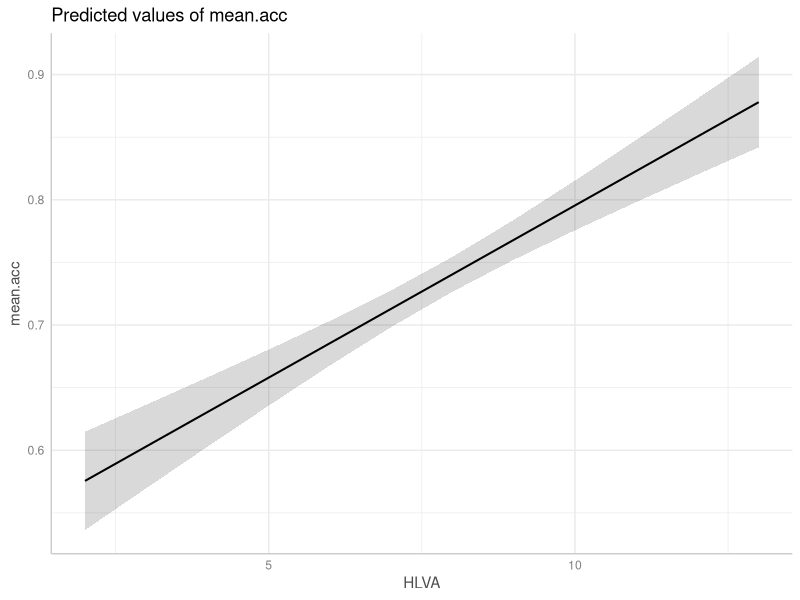
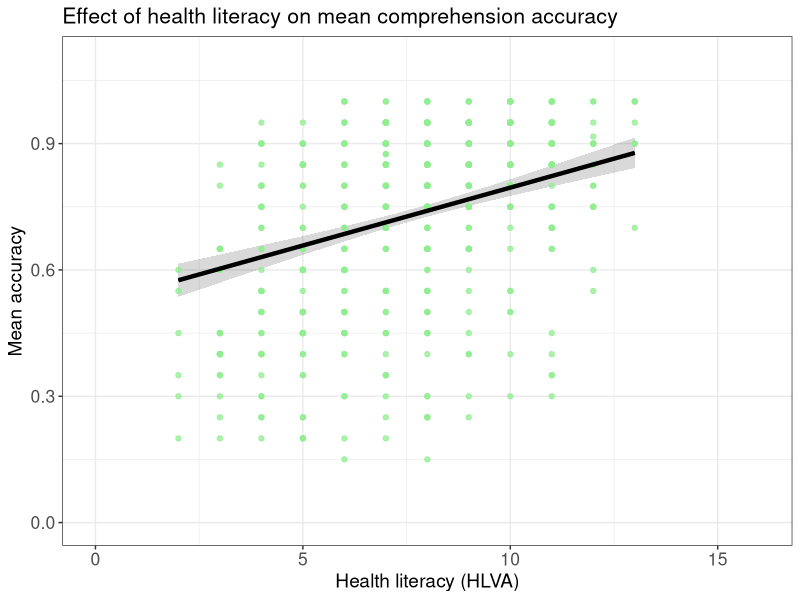
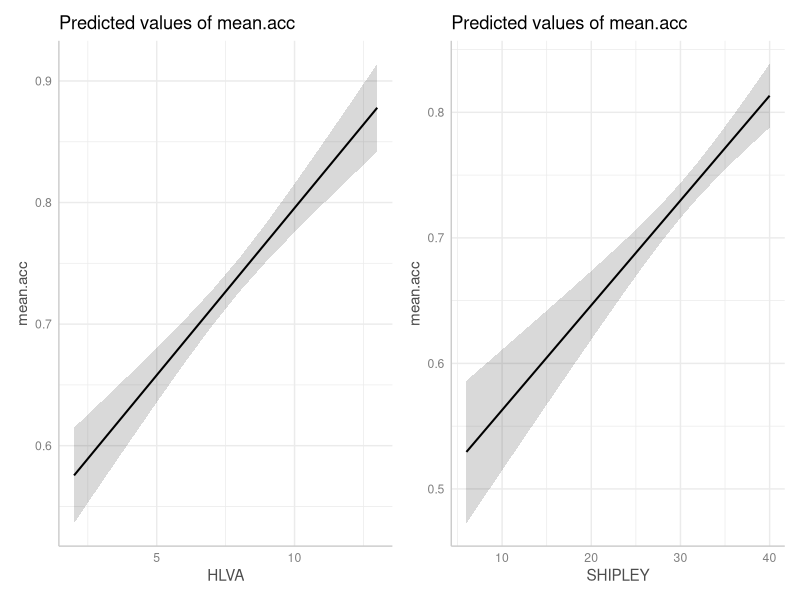
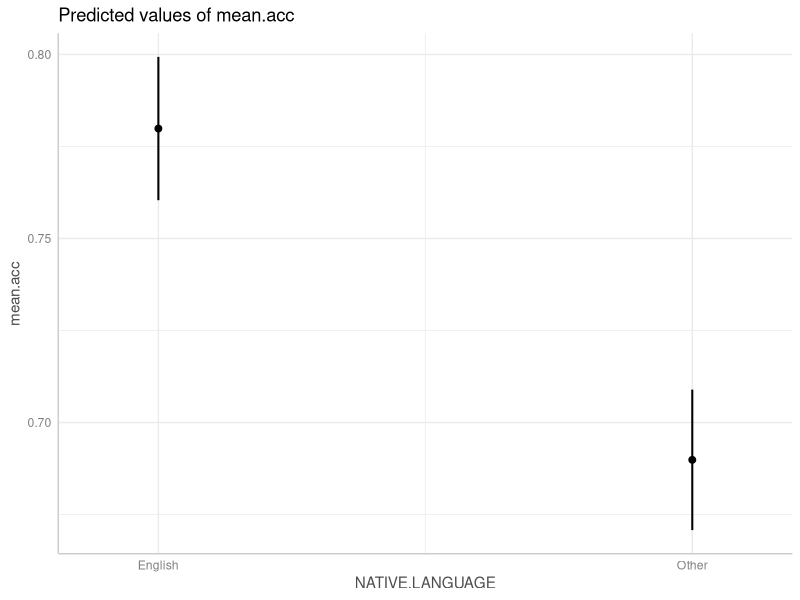
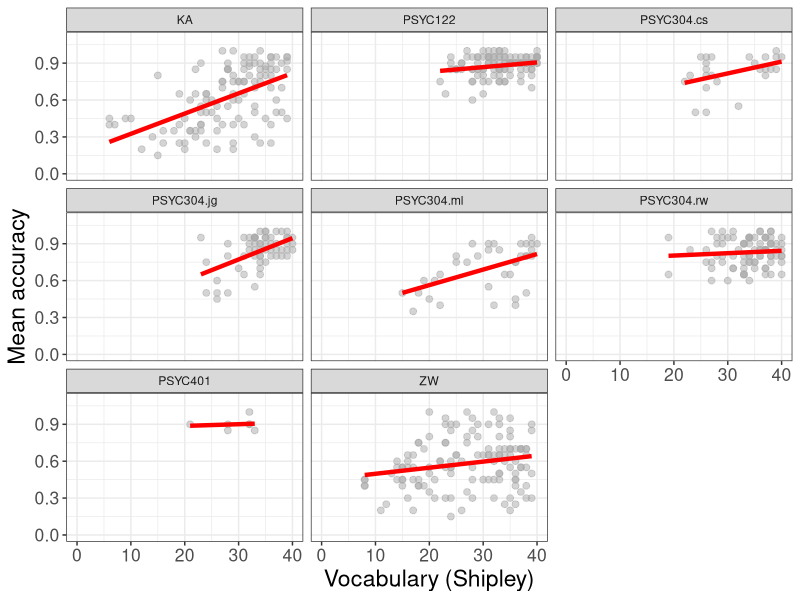
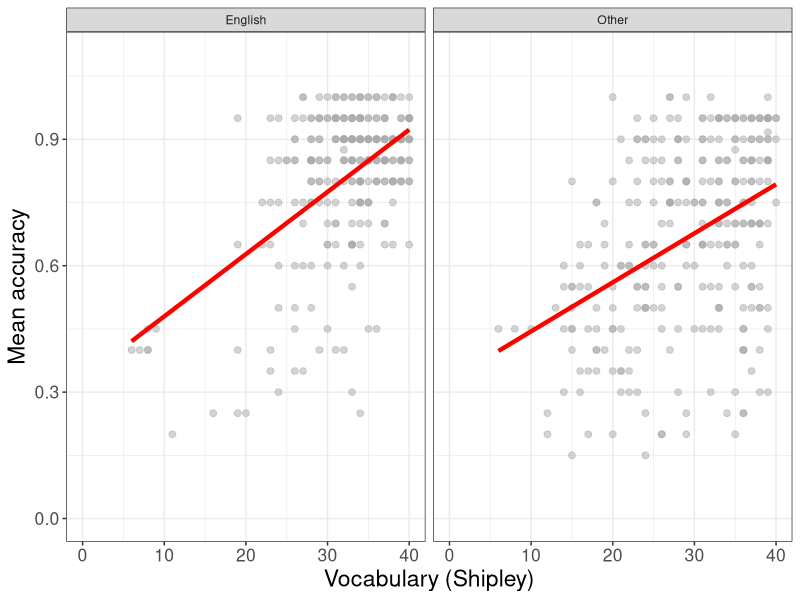
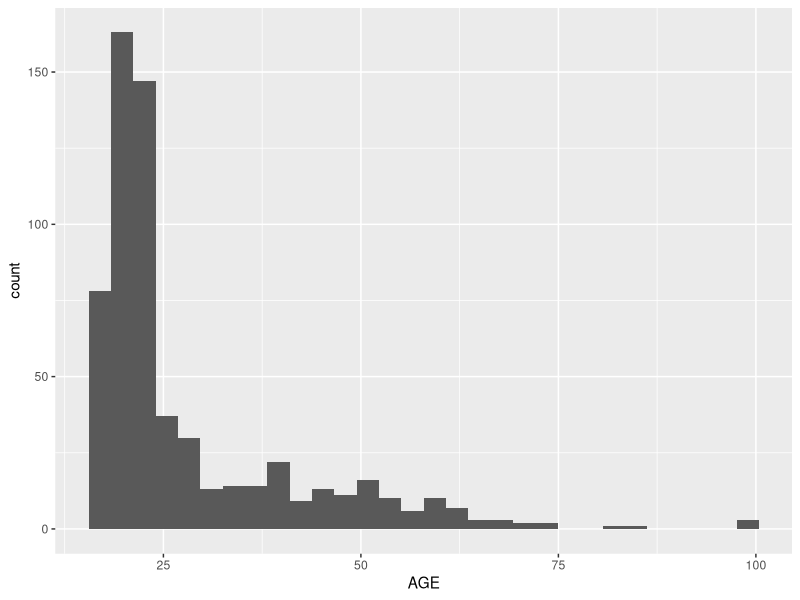
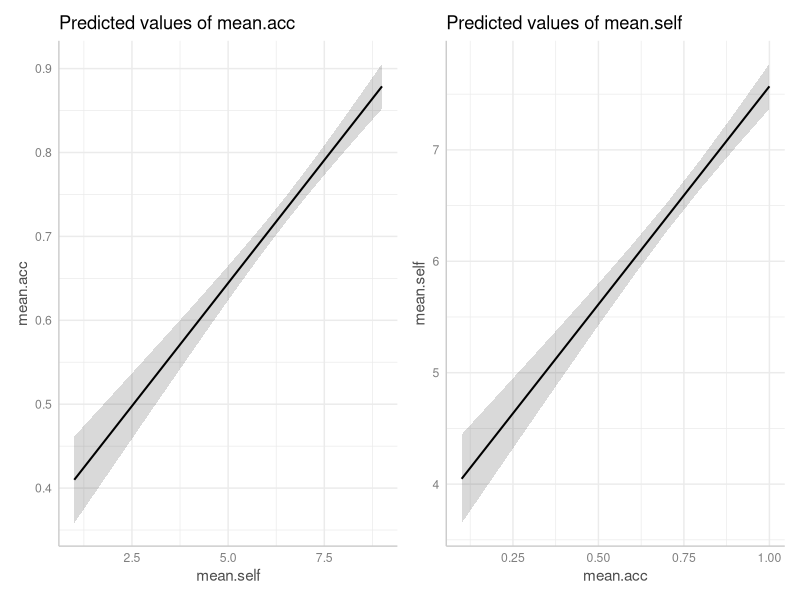

Write the R code that produced these figures, in order.
## ---- chunk 1
#| echo: false
#| warning: false
library(ggeffects)
library(kableExtra)
library(patchwork)
library(psych)
library(tidyverse)
## ---- chunk 2
#| echo: false
#| warning: false
# -- code to read in the aggregated subject level data from the clearly-understood data set
all.studies.subjects <- read_csv("2022-12-08_all-studies-subject-scores.csv", 
                                 col_types = cols(
                                   ResponseId = col_factor(),
                                   study = col_factor(),
                                   EDUCATION = col_factor(),
                                   GENDER = col_factor(),
                                   ETHNICITY = col_factor(),
                                   NATIVE.LANGUAGE = col_factor()
                                 )
                                )
## ---- chunk 3
#| warning: false
#| echo: false
kable(head(all.studies.subjects))
## ---- chunk 4
all.studies.subjects <- read_csv("2022-12-08_all-studies-subject-scores.csv")
## ---- chunk 5
describe(all.studies.subjects)
## ---- chunk 6
all.studies.subjects %>%
  select(mean.acc, mean.self, AGE, SHIPLEY, HLVA, FACTOR3) %>%
  describe(skew = FALSE)
## ---- chunk 7
all.studies.subjects.select <- select(all.studies.subjects, 
                           mean.acc, mean.self, AGE, SHIPLEY, HLVA, FACTOR3)
describe(all.studies.subjects.select, skew = FALSE)
## ---- chunk 8
model <- lm(mean.acc ~ HLVA, data = all.studies.subjects)
summary(model)
## ---- chunk 9
model <- lm(mean.acc ~ HLVA + SHIPLEY + FACTOR3 + AGE, data = all.studies.subjects)
summary(model)
## ---- chunk 10
model <- lm(mean.acc ~ HLVA + SHIPLEY + FACTOR3 + AGE, 
                         data = all.studies.subjects)
## ---- chunk 11
dat <- ggpredict(model, "HLVA")
## ---- chunk 12
plot(dat)
## ---- chunk 13
p.model <- plot(dat)
p.model +
  geom_point(data = all.studies.subjects, 
             aes(x = HLVA, y = mean.acc), size = 1.5, alpha = .75, colour = "lightgreen") +
  geom_line(linewidth = 1.5) +
  ylim(0, 1.1) + xlim(0, 16) +
  theme_bw() +
  theme(
    axis.text = element_text(size = rel(1.15)),
    axis.title = element_text(size = rel(1.25)),
    plot.title = element_text(size = rel(1.4))
  ) +
  xlab("Health literacy (HLVA)") + ylab("Mean accuracy") +
  ggtitle("Effect of health literacy on mean comprehension accuracy")
## ---- chunk 14
library(patchwork)
## ---- chunk 15
model <- lm(mean.acc ~ HLVA + SHIPLEY + FACTOR3 + AGE, 
                         data = all.studies.subjects)
## ---- chunk 16
dat.HLVA <- ggpredict(model, "HLVA")
dat.SHIPLEY <- ggpredict(model, "SHIPLEY")
## ---- chunk 17
plot.HLVA <- plot(dat.HLVA)
plot.SHIPLEY <- plot(dat.SHIPLEY)
## ---- chunk 18
plot.HLVA + plot.SHIPLEY
## ---- chunk 19
summary(all.studies.subjects)
## ---- chunk 20
model <- lm(mean.acc ~ HLVA + SHIPLEY + FACTOR3 + AGE + NATIVE.LANGUAGE, 
            data = all.studies.subjects)
summary(model)
## ---- chunk 21
#| warning: false
library(memisc)
## ---- chunk 22
#| warning: false
all.studies.subjects$NATIVE.LANGUAGE <- as.factor(all.studies.subjects$NATIVE.LANGUAGE)
## ---- chunk 23
contrasts(all.studies.subjects$NATIVE.LANGUAGE)
## ---- chunk 24
contrasts(all.studies.subjects$NATIVE.LANGUAGE) <- contr.sum(2, base = 1)
## ---- chunk 25
contrasts(all.studies.subjects$NATIVE.LANGUAGE)
## ---- chunk 26
model <- lm(mean.acc ~ HLVA + SHIPLEY + FACTOR3 + AGE + NATIVE.LANGUAGE, 
            data = all.studies.subjects)
summary(model)
## ---- chunk 27
model <- aov(lm(mean.acc ~ HLVA + SHIPLEY + FACTOR3 + AGE + NATIVE.LANGUAGE, 
       data = all.studies.subjects))
summary(model)
## ---- chunk 28
dat <- ggpredict(model, "NATIVE.LANGUAGE")
plot(dat)
## ---- chunk 29
all.studies.subjects %>%
  ggplot(aes(x = SHIPLEY, y = mean.acc)) +
  geom_point(size = 2, alpha = .5, colour = "darkgrey") +
  geom_smooth(size = 1.5, colour = "red", method = "lm", se = FALSE) +
  xlim(0, 40) +
  ylim(0, 1.1)+
  theme_bw() +
  theme(
    axis.text = element_text(size = rel(1.15)),
    axis.title = element_text(size = rel(1.5))
  ) +
  xlab("Vocabulary (Shipley)") + ylab("Mean accuracy") +
  facet_wrap(~ study)
## ---- chunk 30
all.studies.subjects %>%
  ggplot(aes(x = SHIPLEY, y = mean.acc)) +
  geom_point(size = 2, alpha = .5, colour = "darkgrey") +
  geom_smooth(size = 1.5, colour = "red", method = "lm", se = FALSE) +
  xlim(0, 40) +
  ylim(0, 1.1)+
  theme_bw() +
  theme(
    axis.text = element_text(size = rel(1.15)),
    axis.title = element_text(size = rel(1.5))
  ) +
  xlab("Vocabulary (Shipley)") + ylab("Mean accuracy") +
  facet_wrap(~ NATIVE.LANGUAGE)
## ---- chunk 31
library("ggeffects")
library("patchwork")
library("tidyverse")
## ---- chunk 32
study.two.gen <- read_csv("study-two-general-participants.csv")
study.122 <- read_csv("2023-24_PSYC122-participants.csv")
## ---- chunk 33
all.studies.subjects %>%
  dplyr::select(AGE, HLVA) %>%
  describe(skew = FALSE)
## ---- chunk 34
all.studies.subjects %>%
  ggplot(aes(x = AGE)) +
  geom_histogram()
## ---- chunk 35
model <- lm(mean.acc ~ mean.self, data = all.studies.subjects)
summary(model)
## ---- chunk 36
model <- lm(mean.self ~ HLVA + SHIPLEY + FACTOR3 + AGE + mean.acc,
            data = all.studies.subjects)
summary(model)
## ---- chunk 37
model.1 <- lm(mean.acc ~ mean.self, data = all.studies.subjects)
summary(model.1)

model.2 <- lm(mean.self ~ mean.acc,
              data = all.studies.subjects)
summary(model.2)
## ---- chunk 38
model.1 <- lm(mean.acc ~ mean.self, data = all.studies.subjects)
summary(model.1)

model.2 <- lm(mean.self ~ mean.acc,
            data = all.studies.subjects)
summary(model.2)
## ---- chunk 39
dat.1 <- ggpredict(model.1, "mean.self")
dat.2 <- ggpredict(model.2, "mean.acc")
## ---- chunk 40
plot.1 <- plot(dat.1)
plot.2 <- plot(dat.2)

plot.1 + plot.2
## ---- chunk 41
model <- lm(mean.self ~ HLVA + SHIPLEY + FACTOR3 + AGE + mean.acc +
                        NATIVE.LANGUAGE,
            data = all.studies.subjects)
## ---- chunk 42
summary(model)
## ---- chunk 43
model <- lm(mean.self ~ HLVA + SHIPLEY + FACTOR3 + AGE + mean.acc +
              NATIVE.LANGUAGE,
            data = all.studies.subjects)
## ---- chunk 44
dat <- ggpredict(model, "NATIVE.LANGUAGE")
plot(dat)
## ---- chunk 45
all.studies.subjects %>%
  ggplot(aes(x = mean.self, y = mean.acc)) +
  geom_point(size = 2, alpha = .5, colour = "darkgrey") +
  geom_smooth(size = 1.5, colour = "red", method = "lm", se = FALSE) +
  xlim(0, 10) +
  ylim(0, 1.1)+
  theme_bw() +
  theme(
    axis.text = element_text(size = rel(1.15)),
    axis.title = element_text(size = rel(1.5))
  ) +
  xlab("Mean self-rated accuracy") + ylab("Mean accuracy") +
  facet_wrap(~ study)
## ---- chunk 46
ggsave("facet-plots.png")
## ---- chunk 47
model <- lm(mean.acc ~ HLVA + SHIPLEY + FACTOR3 + AGE,
            data = all.studies.subjects)
## ---- chunk 48
dat <- ggpredict(model, "FACTOR3")
## ---- chunk 49
p.model <- plot(dat)
p.model +
  geom_point(data = all.studies.subjects,
             aes(x = FACTOR3, y = mean.acc), size = 1.5, alpha = .75, colour = "darkgrey") +
  geom_line(size = 1.5) +
  theme_bw() +
  theme(
    axis.text = element_text(size = rel(1.15)),
    axis.title = element_text(size = rel(1.25)),
    plot.title = element_text(size = rel(1.4))
  ) +
  xlab("Reading strategy (FACTOR3)") + ylab("Mean accuracy") +
  ggtitle("Effect of reading strategy on \n mean comprehension accuracy")
## ---- chunk 50
ggsave("reading-strategy-prediction.png", width = 10, height = 10, units = "cm")
